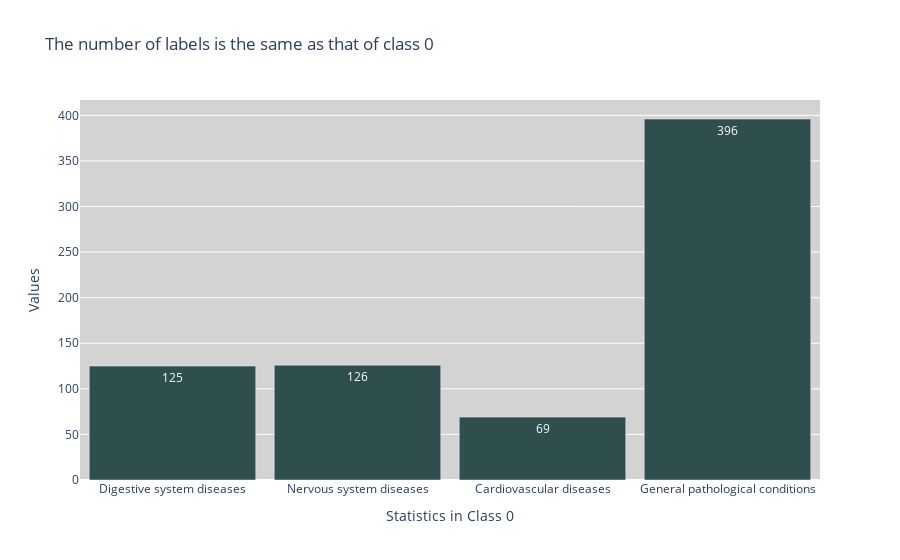

The cell this chart's notebook holds for it:
### Markdown cell above
### Multi-Labeling Concept
* In medical data, there are many cases where doctors or patient information may not be clear,
leading to the same text content belonging to multiple different disease groups.</br>
* To analyze more deeply, below, we will delve into what is called multi-labeling in the data.

### Code cell
# Show the number of duplicate data of Class 0 compared to the remaining classes

labels = list(class_mapping.values())
labels.remove(labels[0])
values = [len(a_id_df1), len(a_id_df2), len(a_id_df3), len(a_id_df4)]

visualize_multilabel(labels,
                     values,
                     title='The number of labels is the same as that of class 0',
                     x_title='Statistics in Class 0'
                    )

### Figure 1 — Plotly figure (JSON) as saved in the notebook; plotly's stock layout.template omitted (floating-point values rounded to 4 significant figures)
{"data": [{"marker": {"color": "darkslategray"}, "text": ["125", "126", "69", "396"], "textposition": "auto", "type": "bar", "x": ["Digestive system diseases", "Nervous system diseases", "Cardiovascular diseases", "General pathological conditions"], "y": [125, 126, 69, 396]}], "layout": {"autosize": true, "bargap": 0.1, "coloraxis": {"colorbar": {"title": {"text": "Values"}}}, "plot_bgcolor": "lightgray", "title": {"text": "The number of labels is the same as that of class 0"}, "xaxis": {"autorange": true, "range": [-0.5, 3.5], "title": {"text": "Statistics in Class 0"}, "type": "category"}, "yaxis": {"autorange": true, "range": [0, 416.8], "title": {"text": "Values"}, "type": "linear"}}}
